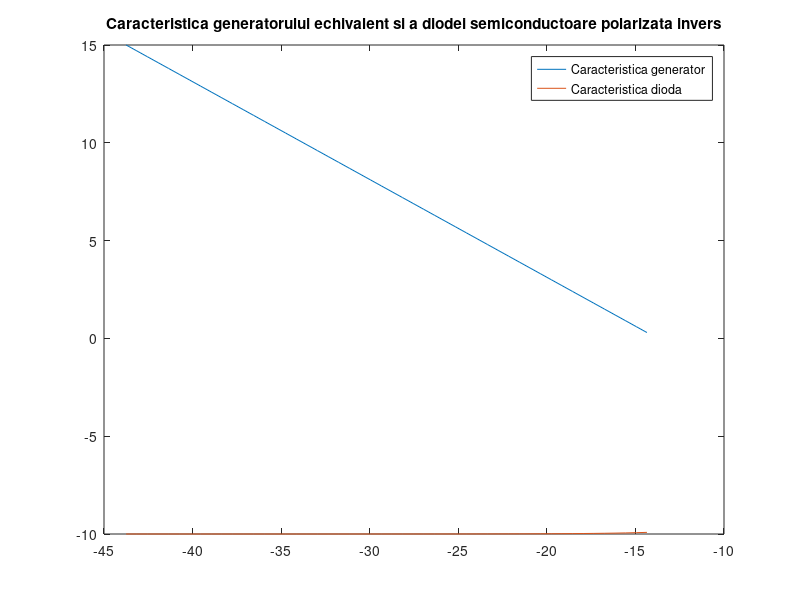

Reproduce this figure in MATLAB.
function plot_diode()   
  E = -13.75;
  r = 2;
  R = 0.75;
  Is = 10;
  Vt = 3;
  I = 0.3 : 0.3 : 15;
  
  for i = 1 : length(I)
    U_b(i) = E - r * I(i);
    ID(i) = (exp(U_b(i)/Vt) - 1) * Is;
  endfor

  plot(U_b, I);
  hold on
  
  plot(U_b, ID);
  hold on
  
  title("Caracteristica generatorului echivalent si a diodei semiconductoare polarizata invers");
  legend("Caracteristica generator",
          "Caracteristica dioda");
endfunction